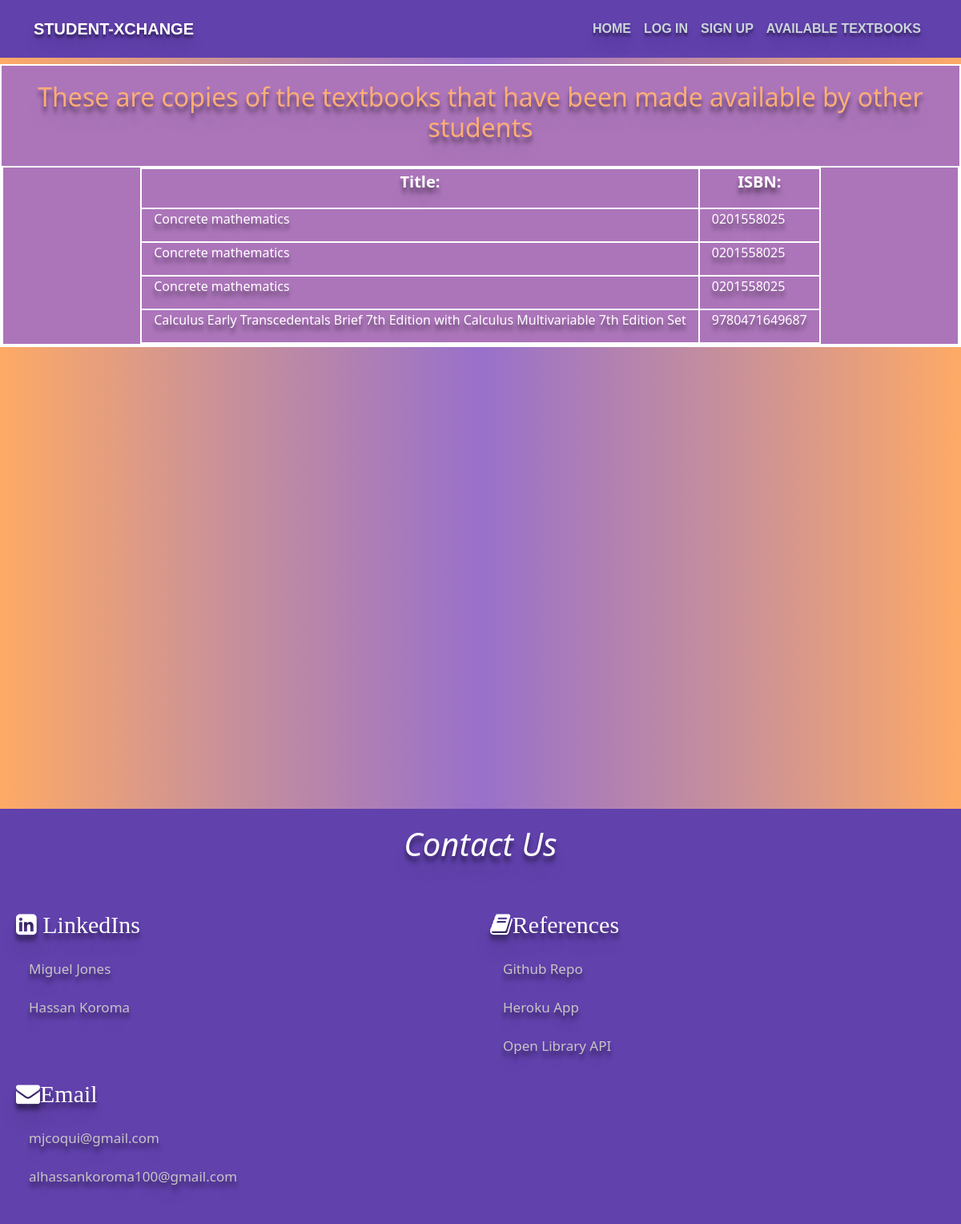
Before: /available with the older database file.
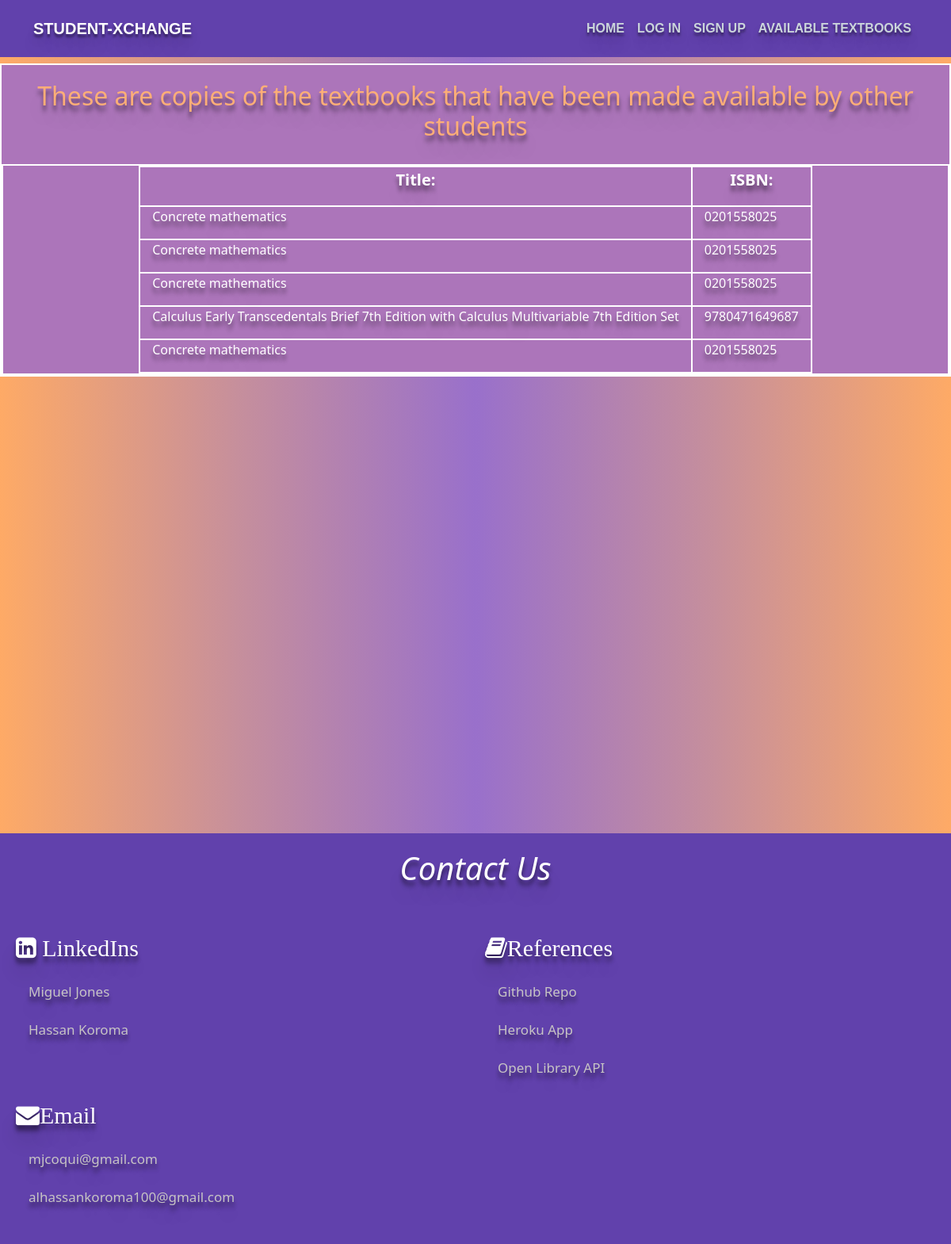
After: the same page with the newer database file.
### app.py (models this page shows, shortened)
class Books(db.Model):
    id = db.Column(db.Integer, primary_key=True)
    isbn = db.Column(db.String(13), nullable=False)
    email = db.Column(db.String(100), nullable=False)
    title = db.Column(db.String(100), nullable=False)

### app.py (the view)
@app.route("/available")
def available_books():
    books = Books.query.all()
    return render_template("textbooks.html", books=books)

### templates/textbooks.html (shortened to what this page needs)
{% extends "layout.html" %}
{% block content %}
<head>
</head>
<body>
    <div class="h2block">
        <h2 style="text-align:center;">These are copies of the textbooks that have been made available by other students</h2>
        <div class="h2block padding-Cols">
        <table>
        <tr>
            <th><p style="font-size:20px">Title:</p></th>
            <th><p style="font-size:20px">ISBN:</p></th>
        </tr>
        {% for book in books %}
        <tr>
            <td><p style="text-algin:left;">{{ book.title }}</p></td>
            <td><p>{{ book.isbn }}<p></td>
        </tr>
        {% endfor %}
        </table>
    </div>
    </div>
</body>
{% endblock content %}

### templates/layout.html (shortened to what this page needs)
<!DOCTYPE html>
<html>
<head>
  <link href="https://cdn.jsdelivr.net/npm/bootstrap@5.0.2/dist/css/bootstrap.min.css" rel="stylesheet">
  <link rel="stylesheet" type="text/css" href="{{ url_for('static', filename='main.css') }}">
  <link rel="stylesheet" type="text/css" href="{{ url_for('static', filename='register.css') }}">
  <link rel="stylesheet" type="text/css" href="{{ url_for('static', filename='contact.css') }}">
</head>
<body>
  <header class="site-header">
    <nav class="navbar navbar-expand-md navbar-dark bg-steel fixed-top">
      <div class="container">
        <a class="navbar-brand mr-4" href="/">Student-Xchange</a>
        <div class="navbar">
          <div class="navbar-nav mr-auto">
            <a class="nav-item nav-link" href="/">Home</a>
            <a class="nav-item nav-link" href="/login">Log in</a>
            <a class="nav-item nav-link" href="/register">Sign Up</a>
            <a class="nav-item nav-link" href="/available">Available Textbooks</a>
          </div>
        </div>
      </div>
    </nav>
  </header>
    {% block content %}{% endblock %}
    {% extends "contacts.html" %}

### templates/contacts.html
<head>
    <link rel="stylesheet" href="https://cdnjs.cloudflare.com/ajax/libs/font-awesome/4.7.0/css/font-awesome.min.css">
</head>
<body>
    <br/>
    <br/>
    <br/>
    <br/>
    <br/>
    <br/>
    <br/>
    <br/>
    <br/>
    <br/>
    <br/>
    <br/>
    <br/>
    <br/>
    <br/>
    <br/>
    <br/>
    <br/>
    <br/>
    <br/>
    <br/>
    <br/>
    <br/>
    <br/>
    <section class="feature">
        <h1 class ="cont">Contact Us<h1>
        <div class="row">
            <div class="col-6 col-12-small">
                <section>
                    <h3 class="fa fa-linkedin-square"> LinkedIns </h3>
                    <p>
                        <a href="#">Miguel Jones</a><br/>
                        <a href="#" onclick="window.open('https://www.linkedin.com/in/alhassankoroma/')">Hassan Koroma</a><br/>
                    </p>
                </section>
            </div>
            <div class="col-6 col-12-small">
                <section>
                    <h3 class="fa fa-book">References</h3>
                    <p>
                        <a href="#", onclick="window.open('https://github.com/dice43/textbooks')">Github Repo</a><br/>
                        <a href="#", onclick="window.open('https://dashboard.heroku.com/apps/student-xchange')">Heroku App</a><br/>
                        <a href="#", onclick="window.open('https://openlibrary.org/dev/docs/api/books')">Open Library API</a><br/>
                    </p>
                </section>
            </div>
            <div class="col-6 col-12-small">
                <section>
                    <h3 class="fa fa-envelope">Email</h3>
                    <p>
                        <a href="#">mjcoqui@gmail.com</a><br/>
                        <a href="#">alhassankoroma100@gmail.com</a><br/>
                    </p>
                </section>
            </div>
        </div>
    </section>
</body>

### static/main.css (style rules this page uses)
body { background: #fafafa; color: #333333; margin-top: 5rem; }
h1, h2, h3, h4, h5, h6 { color: #444444; }
.bg-steel { background-color: #6141ac; }
.site-header .navbar-nav .nav-link { color: #cbd5db; }
.navbar a { text-decoration: none; color: #666666; text-shadow: 0px 4px 3px rgba(0,0,0,0.4), 0px 8px 13px rgba(0,0,0,0.1), 0px 18px 23px rgba(0,0,0,0.1); text-transform: uppercase; font-weight: bold; font-family: Arial; }
.h2block { background-color:#ac75ba; border: 2px solid #ffffff; }
.padding-Cols td { padding: 0 15px; }

### static/contact.css (style rules this page uses)
.cont { text-align: center; font-style: oblique; font-size: 40px; color: white; }
.feature { background-color: #6141ac; overflow: hidden; position: relative; bottom: 0; width: 100%; }
.feature a { text-align: center; padding: 14px 16px; text-decoration: none; font-size: 17px; color: rgb(199, 196, 196); }
.row h3 { font-size: 30px; color: white; }

### templates/textbooks.html (style rules this page uses)
table { margin-left:auto; margin-right:auto; border-collapse:collapse; border:2px solid white; }
table td { border:2px solid white; }
table th { border:2px solid white; text-align: center }
h1,h2 { width: auto; background-color: linear-gradient(to right, #feaa66, #c68f9c, #9970cb, #c68f9c, #feaa66); padding: 20px; color: #fdae77; text-shadow: 0px 6px 5px rgba(0,0,0,0.4), 0px 10px 5px rgba(0,0,0,0.1), 0px 20px 25px rgba(0,0,0,0.1); }
h3 { text-size: 200%; text-align:center; color: #fdae77; text-shadow: 0px 6px 5px rgba(0,0,0,0.4), 0px 10px 5px rgba(0,0,0,0.1), 0px 20px 25px rgba(0,0,0,0.1); }
p { text-size: 300%; color: #ffffff; text-shadow: 0px 6px 5px rgba(0,0,0,0.4), 0px 10px 5px rgba(0,0,0,0.1), 0px 20px 25px rgba(0,0,0,0.1); }
body { background-image: linear-gradient(to right, #feaa66, #c68f9c, #9970cb, #c68f9c, #feaa66); }

Changed rows visible on the page:
added Books: title "Concrete mathematics", isbn "0201558025"
